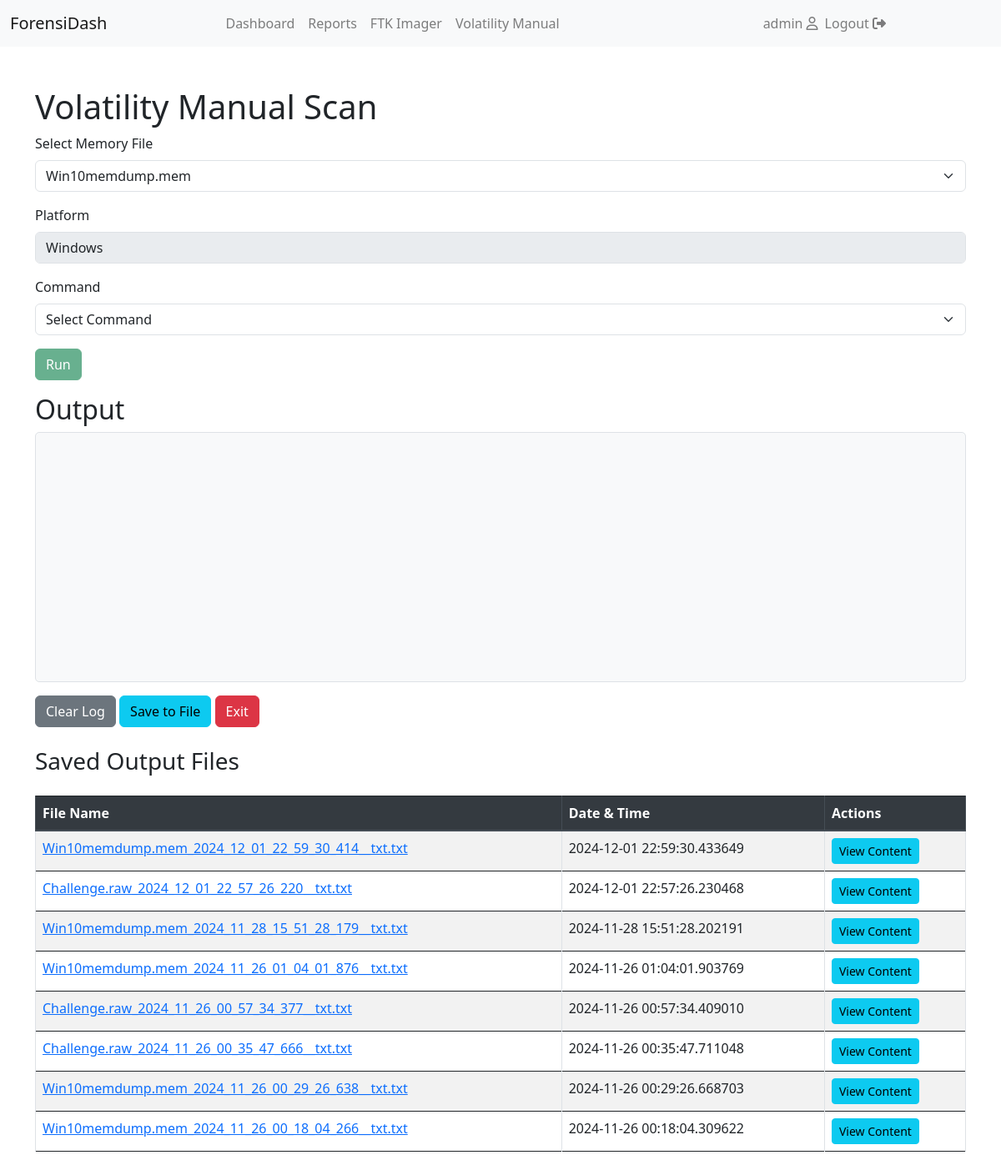
/volatility (signed in), run on an earlier commit of the app's database.
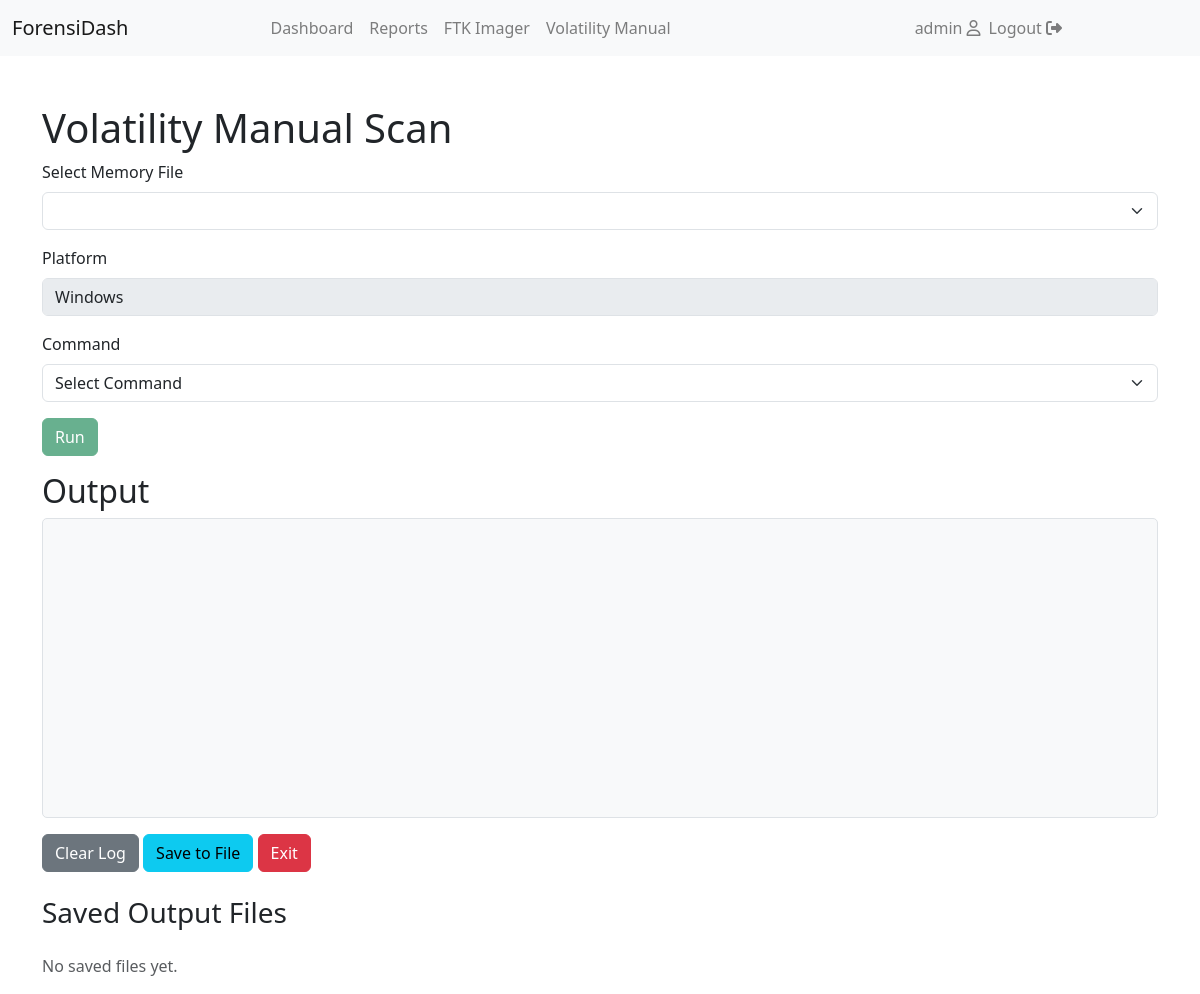
And on a later commit of the database.
### models.py (models this page shows)
class User(db.Model, UserMixin):
    id = db.Column(db.Integer, primary_key=True)
    username = db.Column(db.String(150), unique=True, nullable=False)
    password = db.Column(db.String(150), nullable=False)
    vol_manual = db.relationship('VolManual', back_populates='user')

class VolManual(db.Model):
    id = db.Column(db.Integer, primary_key=True)
    user_id = db.Column(db.Integer, db.ForeignKey('user.id'), nullable=False)
    file_id = db.Column(db.Integer, db.ForeignKey('uploaded_files.id'), nullable=False)  # Corrected foreign key reference
    file_name = db.Column(db.String(255), nullable=False)
    date_time = db.Column(db.DateTime, default=datetime.utcnow)
    output = db.Column(db.String(255), nullable=False)
    user = db.relationship('User', back_populates='vol_manual')
    file = db.relationship('UploadedFile', back_populates='vol_manual')

### app.py (the view)
@app.route('/volatility', methods=['GET', 'POST'])
@login_required
def volatility():
    uploaded_files = UploadedFile.query.filter_by(user_id=current_user.id, file_type='memory').all()
    saved_files = VolManual.query.filter_by(user_id=current_user.id).order_by(VolManual.date_time.desc()).all()
    return render_template('volatility.html', uploaded_files=uploaded_files, saved_files=saved_files)

### app.py (called while the page is built)
@login_manager.user_loader
def load_user(user_id):
    return User.query.get(int(user_id))

### templates/volatility.html (shortened to what this page needs)
{% extends "base.html" %}
{% block content %}
<link rel="stylesheet" href="https://cdn.jsdelivr.net/npm/bootstrap@5.3.0/dist/css/bootstrap.min.css">
<body>
    <div class="container mt-5">
        <h1>Volatility Manual Scan</h1>
        <form id="volatility-form">
            <div class="mb-3">
                <label for="memory-file" class="form-label">Select Memory File</label>
                <select id="memory-file" class="form-select" required>
                    {% for file in uploaded_files %}
                    <option value="{{ file.id }}">{{ file.filename }}</option>
                    {% endfor %}
                </select>
            </div>
            <div class="mb-3">
                <label for="platform" class="form-label">Platform</label>
                <input type="text" id="platform" class="form-control" value="Windows" disabled>
            </div>
            <div class="mb-3">
                <label for="command" class="form-label">Command</label>
                <select id="command" class="form-select" required>
                    <option value="" disabled selected>Select Command</option>
                </select>
            </div>
            <div class="mb-3">
                <button type="button" id="run-command" class="btn btn-success" disabled>Run</button>
            </div>
        </form>
        <h2>Output</h2>
        <div id="output"></div>
        <div class="mt-3">
            <button type="button" id="clear-log" class="btn btn-secondary">Clear Log</button>
            <button type="button" id="save-output" class="btn btn-info">Save to File</button>
            <button type="button" id="exit" class="btn btn-danger">Exit</button>
        </div>
    </div>
    <div class="container mt-4">
        <h3 class="mb-4">Saved Output Files</h3>
        {% if saved_files %}
            <div class="table-responsive">
                <table class="table table-striped table-bordered table-hover">
                    <thead class="thead-dark">
                        <tr>
                            <th>File Name</th>
                            <th>Date & Time</th>
                            <th>Actions</th>
                        </tr>
                    </thead>
                    <tbody>
                        {% for saved_file in saved_files %}
                            <tr>
                                <td><a href="{{ saved_file.output }}" target="_blank">{{ saved_file.file_name }}</a></td>
                                <td>{{ saved_file.date_time }}</td>
                                <td>
                                    <a href="{{ url_for('view_output', filename=saved_file.file_name) }}" target="_blank" class="btn btn-info btn-sm">View Content</a>
                                </td>
                            </tr>
                        {% endfor %}
                    </tbody>
                </table>
            </div>
        {% else %}
            <p class="text-muted">No saved files yet.</p>
        {% endif %}
    </div>
</body>
{% endblock %}

### templates/base.html (shortened to what this page needs)
<!DOCTYPE html>
<html lang="en">
<head>
    <link rel="stylesheet" href="{{ url_for('static', filename='bootstrap.min.css') }}">
    <link rel="stylesheet" href="{{ url_for('static', filename='all.min.css') }}">
    <link rel="stylesheet" href="{{ url_for('static', filename='styles.css') }}">
    <link rel="stylesheet" href="https://cdn.datatables.net/1.10.24/css/jquery.dataTables.min.css">
    <link rel="stylesheet" href="https://cdnjs.cloudflare.com/ajax/libs/font-awesome/6.6.0/css/all.min.css" />
    <link rel="stylesheet" href="{{url_for('static',filename='bootstrap-icons.min.css')}}">
    <link rel="stylesheet" href="https://cdnjs.cloudflare.com/ajax/libs/font-awesome/6.6.0/css/fontawesome.min.css" />
    <link rel="stylesheet" href="https://stackpath.bootstrapcdn.com/bootstrap/4.5.2/css/bootstrap.min.css">
</head>
<body>
    <nav class="navbar navbar-expand-md navbar-light bg-light">
        <div class="container-fluid">
            <a class="navbar-brand" href="/">ForensiDash</a>
            <div class="collapse navbar-collapse" id="navbarNav">
                <ul class="navbar-nav mx-auto">
                {% if current_user.is_authenticated %}
                    <li class="nav-item">
                        <a class="nav-link" href="/dashboard">Dashboard</a>
                    </li>
                    <li class="nav-item">
                        <a class="nav-link" href="#reports">Reports</a>
                    </li>
                    <li class="nav-item">
                        <a class="nav-link" href="/ftk">FTK Imager</a>
                    </li>
                    <li class="nav-item">
                        <a class="nav-link" href="/volatility">Volatility Manual</a>
                    </li>
                </ul>
                <ul class="navbar-nav navbar-right">
                        <li class="nav-item">
                            <span class="navbar-text"> {{ current_user.username }} <i class="far fa-user"></i>
                        </li>
                        <li class="nav-item">
                            <a class="nav-link" href="/logout">Logout <i class="fas fa-sign-out-alt"></i></a>
                        </li>
                    {% endif %}
                </ul>
            </div>
        </div>
    </nav>
    <div class="container-fluid">
        {% block content %}{% endblock %}
    </div>
</body>
</html>

### templates/base.html (style rules this page uses)
.navbar-nav { margin: 0 auto; }
.navbar-right { margin-left: auto; }

### templates/volatility.html (style rules this page uses)
#output { height: 300px; overflow-y: auto; background-color: #f8f9fa; padding: 10px; border: 1px solid #dee2e6; border-radius: 5px; font-family: monospace; white-space: pre-wrap; word-wrap: break-word; }

What changed in the data, as far as the page shows it:
removed VolManual: file_name "Win10memdump.mem_2024_12_01_22_59_30_414__txt.txt", date_time "2024-12-01 22:59:30.433649"
removed VolManual: file_name "Challenge.raw_2024_12_01_22_57_26_220__txt.txt", date_time "2024-12-01 22:57:26.230468"
removed VolManual: file_name "Win10memdump.mem_2024_11_28_15_51_28_179__txt.txt", date_time "2024-11-28 15:51:28.202191"
removed VolManual: file_name "Win10memdump.mem_2024_11_26_01_04_01_876__txt.txt", date_time "2024-11-26 01:04:01.903769"
removed VolManual: file_name "Challenge.raw_2024_11_26_00_57_34_377__txt.txt", date_time "2024-11-26 00:57:34.409010"
removed VolManual: file_name "Challenge.raw_2024_11_26_00_35_47_666__txt.txt", date_time "2024-11-26 00:35:47.711048"
removed VolManual: file_name "Win10memdump.mem_2024_11_26_00_29_26_638__txt.txt", date_time "2024-11-26 00:29:26.668703"
removed VolManual: file_name "Win10memdump.mem_2024_11_26_00_18_04_266__txt.txt", date_time "2024-11-26 00:18:04.309622"
Also different on the page:
form field value: "Win10memdump.mem" → (not shown)
text no longer shown: "File Name Date & Time Actions"
text now shown: "No saved files yet."
